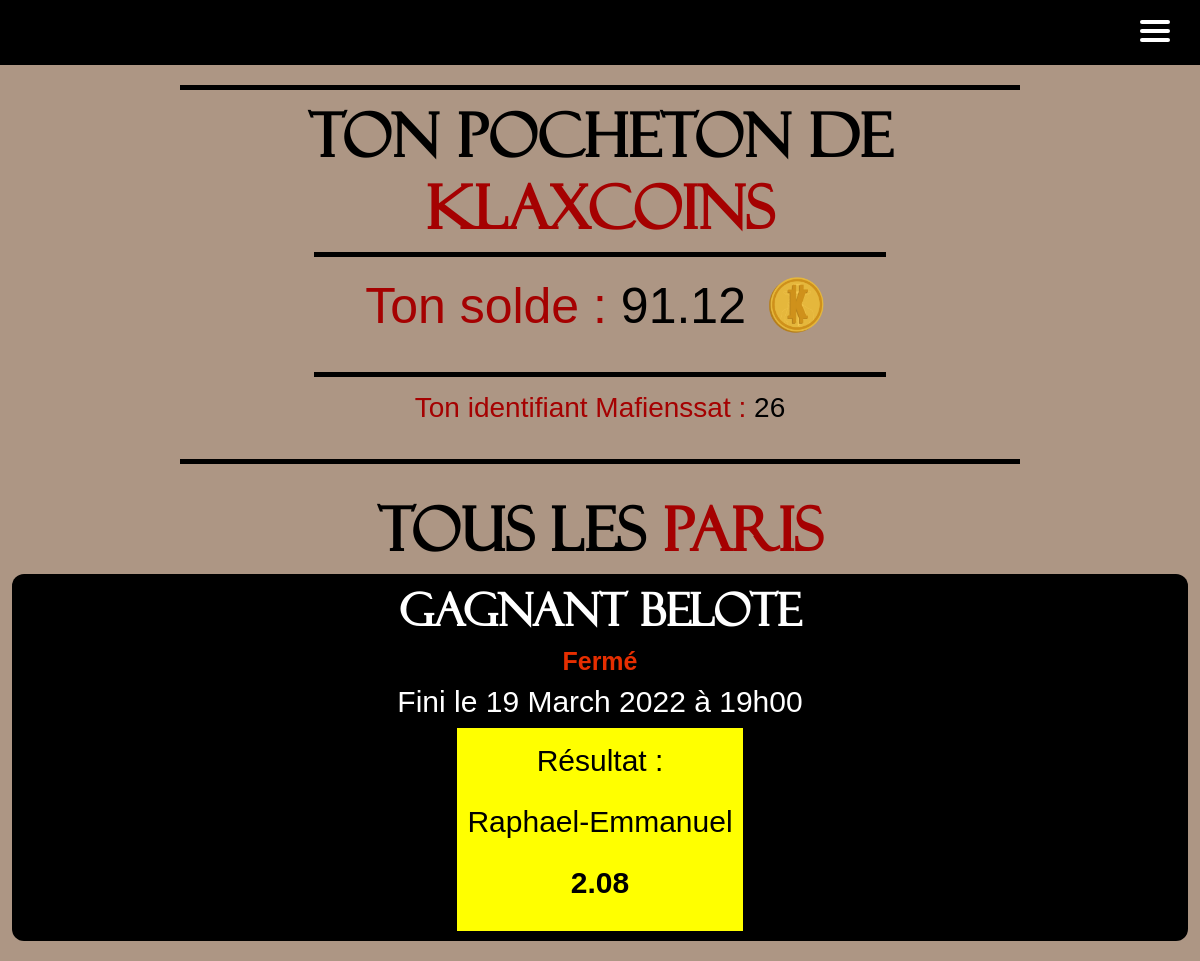
The page /home_betKlax/betKlax/ (signed in) on the database as committed earlier.
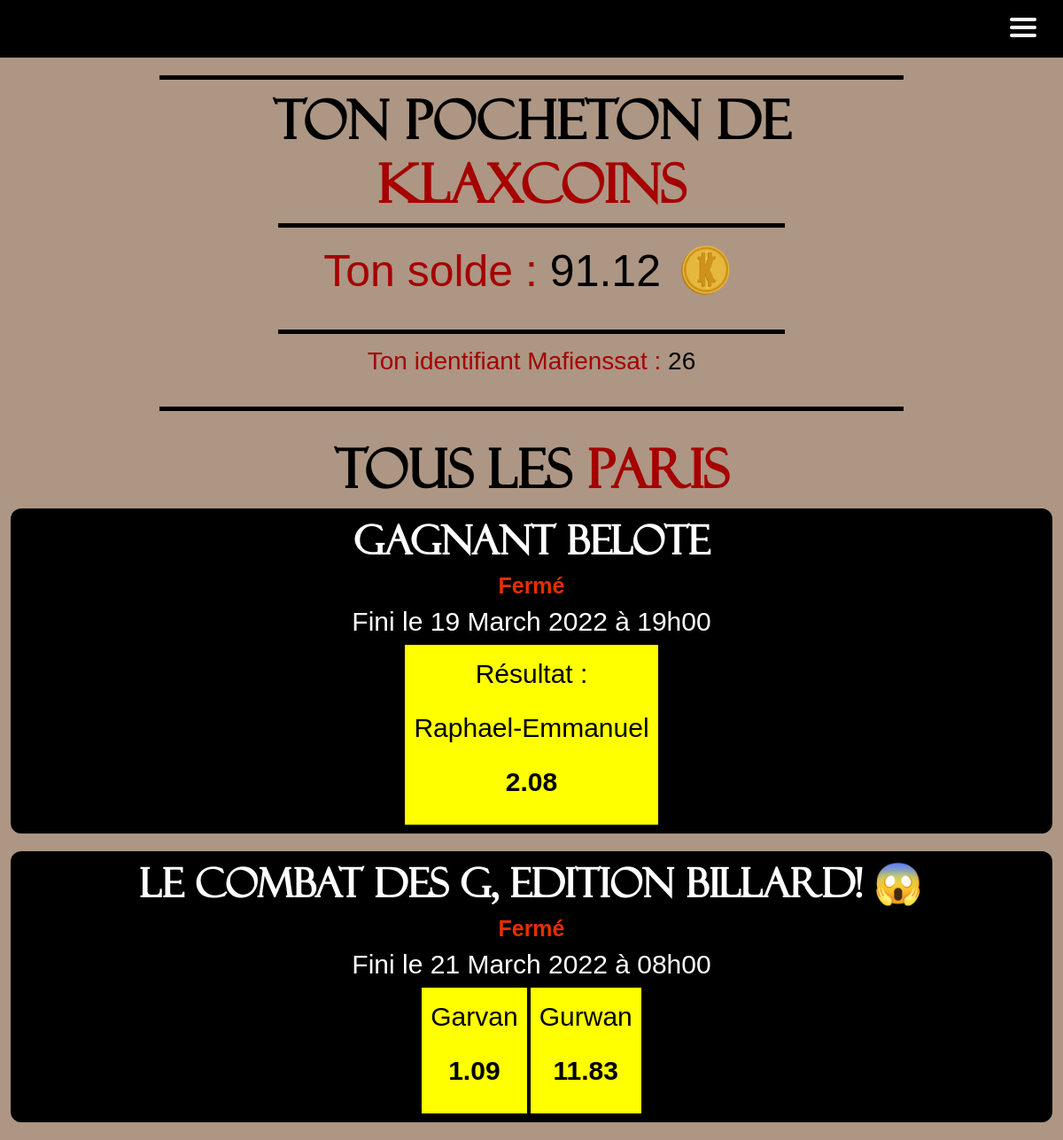
The same page on the database as committed later.
### main_app/models.py (models this page shows)
class Bets(models.Model):
    id = models.AutoField(primary_key=True, unique=True)
    bet_name = models.CharField(max_length=256, unique=True)
    win_rate = models.DecimalField(max_digits=4, decimal_places=2, default=2.00)
    win_vote = models.IntegerField(default=0)
    win_gains = models.DecimalField(max_digits=12, decimal_places=2, default=1.00)
    win_name = models.CharField(max_length=128, null=False, default="Oui")
    lose_rate = models.DecimalField(max_digits=4, decimal_places=2, default=2.00)
    lose_vote = models.IntegerField(default=0)
    lose_gains = models.DecimalField(max_digits=12, decimal_places=2, default=1.00)
    lose_name = models.CharField(max_length=128, null=False, default="Non")
    created = models.DateTimeField(auto_now_add=True)
    ended = models.DateTimeField(help_text='YYYY-MM-DD HH:MM:SS')
    visible = models.BooleanField(default=False)
    closed_bet = models.BooleanField(default=False)
    RESULT = (
        ('W', 'Win'),
        ('L', 'Lose')
    )
    result = models.CharField(max_length=1, choices=RESULT, blank=False)

### main_app/views.py (the view)
# urls.py: path("home_betKlax/betKlax/", views.betKlax, name="betKlax"),
def betKlax(request):
    try:
        bets_done = StoreBets.objects.filter(user_id_id=request.user.id, closed_bet=False)
        bet = []
        for b in bets_done:
            bet.append(b.bet_id_id)
        bets = Bets.objects.exclude(id__in=bet).order_by("-id")
        user = User.objects.get(pk=request.user.id)
    except User.DoesNotExist:
        bets = Bets.objects.all()
        user = None
    return render(request, 'bets/betKlax.html', {'bets': bets, 'user': user})

### templates/bets/betKlax.html (shortened to what this page needs)
{% extends 'main.html' %}
{% block content %}
{% load static %}
{% load bootstrap5 %}
{% bootstrap_css %}
{% include 'nav.html' %}
{% if user %}
    <div class="container-fluid" id="wallet">
        <h1>Ton pocheton de <span>Klaxcoins</span></h1>
          {% if user.klax_coins > 0 %}
              <div>
                  <p><span>Ton solde : </span>{{ user.klax_coins }} <img class="img-fluid" height="75" width="75" src="{% static 'klax_or.png' %}" alt=""/></p>
                  <p style="font-size: 28px;"><span>Ton identifiant Mafienssat : </span> {{user.id}} </p>
              </div>
          {% else %}
              <div>
                  <p><span>Time to soudoyer</span> car là tu n'as aucun <img class="img-fluid" height="75" width="75" src="{% static 'klax_or.png' %}" alt=""/> à parier</p>
              </div>
          {% endif %}
    </div>
{% endif %}
<div class="container-fluid" id="betklax-pages">
    <h1 style="text-align: center; margin-top:20px">Tous les <span>paris</span></h1>
    {% for bet in bets %}
        {% if bet.visible %}
            <div class="div-du-bet">
                <h3>{{ bet.bet_name }}</h3>
                {% if bet.closed_bet %}
                    <h4 style="color: #e62e00; font-weight: bold">Fermé</h4>
                {% endif %}
                <h5>Fini le {{bet.ended | date:"d"}} {{bet.ended  | date:"F"}} {{bet.ended  | date:"o"}} à {{bet.ended | date:"H"}}h{{bet.ended | date:"i"}}</h5>
                {% if request.user.is_authenticated and not bet.closed_bet and not bet.result %}
                    <a class="button_rate" href="{% url "makeBetW" bet.id %}" id="makeBetW{{ bet.id }}">
                        <p id="label">{{ bet.win_name }}</p>
                        <p id="rate">{{ bet.win_rate }}</p>
                    </a>
                    <a class="button_rate" href="{% url "makeBetL" bet.id %}" id="makeBetL{{ bet.id }}">
                        <p id="label">{{ bet.lose_name }}</p>
                        <p id="rate">{{ bet.lose_rate }}</p>
                    </a>
                {% elif bet.result %}
                    {% if bet.result == 'W' %}
                        <div class="button_rate">
                            <p id="label">Résultat :</p>
                            <p id="label">{{ bet.win_name }}</p>
                            <p id="rate">{{ bet.win_rate }}</p>
                        </div>
                    {% else %}
                        <div class="button_rate">
                            <p id="label">Résultat :</p>
                            <p id="label">{{ bet.lose_name }}</p>
                            <p id="rate">{{ bet.lose_rate }}</p>
                        </div>
                    {% endif %}
                {% else %}
                    <div class="button_rate">
                        <p id="label">{{ bet.win_name }}</p>
                        <p id="rate">{{ bet.win_rate }}</p>
                    </div>
                    <div class="button_rate">
                        <p id="label">{{ bet.lose_name }}</p>
                        <p id="rate">{{ bet.lose_rate }}</p>
                    </div>
                {% endif %}
            </div>
        {% endif %}
    {% endfor %}
</div>
{% endblock %}

Rows that differ between the two databases and show on the page:
now on this page (row edited): Bets: bet_name "Le combat des G, Edition billard! 😱", closed_bet "Fermé", ended "21", ended "March", ended "2022", ended "08", ended "00", win_name "Garvan", win_rate "1.09", lose_name "Gurwan", lose_rate "11.83"
